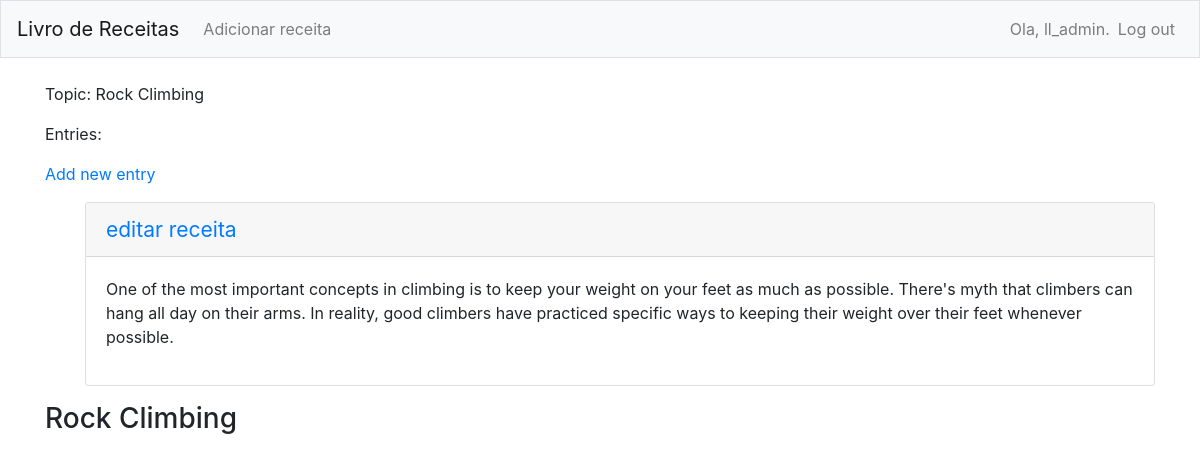
The page /topics/2/ (signed in) on the database its author committed.
### learning_logs/models.py (models this page shows, shortened)
class Topic(models.Model):
    text = models.CharField(max_length=200)
    date_added = models.DateTimeField(auto_now_add=True)
    owner = models.ForeignKey(User, on_delete=models.CASCADE)
    def __str__(self):
        return self.text

class Entry(models.Model):
    topic = models.ForeignKey(Topic, on_delete=models.CASCADE)
    text = models.TextField()
    data_added = models.DateTimeField(auto_now_add=True)
    class Meta:
        verbose_name_plural = 'entries'

### learning_logs/views.py (the view)
# urls.py: path('topics/<int:topic_id>/', views.topic, name='topic'),
@login_required
def topic(request, topic_id):
    topic = Topic.objects.get(id=topic_id)
    if topic.owner != request.user:
        raise Http404
    entries = topic.entry_set.order_by('id')
    context = {'topic': topic, 'entries': entries}
    return render(request, 'learning_logs/topic.html', context)

### learning_logs/templates/learning_logs/topic.html (shortened to what this page needs)
{% extends "learning_logs/base.html" %}
{% block page_header %}
 <h3>{{ topic }}</h3>
{% endblock page_header %}
{% block content %}
<p>Topic: {{ topic }}</p>
<p>Entries:</p>
<p>
    <a href="{% url 'learning_logs:new_entry' topic.id %}">Add new entry</a>
</p>
<ul>
    {% for entry in entries %}
    <div class="card mb-3">
        <h4 class="card-header">
            <small><a href="{% url 'learning_logs:edit_entry' entry.id %}">editar receita</a></small>
        </h4>
        <div class="card-body">
            {{ entry.text|linebreaks }}
        </div>
    </div>
    {% empty %}
        <p>Ainda nao tem nenhuma receita.</p>
    {% endfor %}
</ul>
{% endblock content %}

### learning_logs/templates/learning_logs/base.html (shortened to what this page needs)
{% load bootstrap4 %}
<!doctype html>
<html lang="en">
<head>
    {% bootstrap_css %}
</head>
<body>
    <nav class="navbar navbar-expand-md navbar-light bg-light mb-4 border">
        <a class="navbar-brand" href="/">Livro de Receitas</a>
        <div class="collapse navbar-collapse" id="navbarCollapse">
            <ul class="navbar-nav mr-auto">
                <li class="nav-item">
                    <a class="nav-link" href="/add_blogs/">Adicionar receita</a>
                </li>
            </ul>
            <ul class="navbar-nav ml-auto">
                {% if user.is_authenticated %}
                <li class="nav-item">
                    <span class="navbar-text">Ola, {{ user.username }}.</span>
                </li>
                <li class="nav-item">
                    <a class="nav-link" href="{% url 'users:logout' %}">Log out</a>
                </li>
                {% endif %}
            </ul>
        </div>
    </nav>
    <main role="main" class="container">
        <div>
            {% block content %}{% endblock content %}
            {% block page_header %}{% endblock page_header %}
        </div>
    </main>
</body>
</html>

### rows shown on the page
Topic: text "Rock Climbing"
Entry: text "One of the most important concepts in climbing is to keep your weight on your feet as much as possible. There's myth that climbers can hang all day on their arms. In reality, good climbers have practiced specific ways to keeping their weight over their feet whenever possible."

### other values the page prints
{{ user.username }} "ll_admin"
